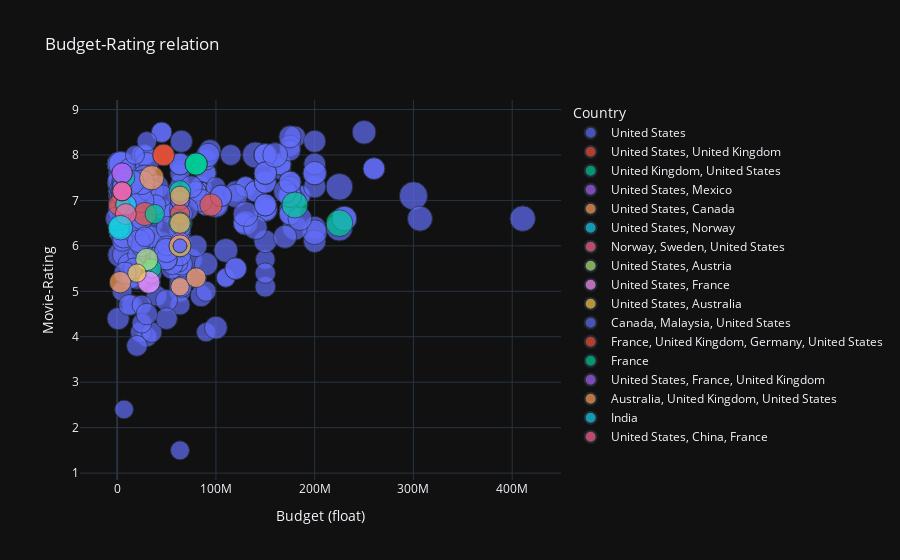

The code cell stored with this chart in its notebook:
### Code cell
fig2=px.scatter(df1,x="Budget (float)", y="imdb",size="Running time (int)", color="Country",hover_name="title",template='plotly_dark',title="Budget-Rating relation",labels={'imdb':'Movie-Rating'})
fig2

### Figure 1 — Plotly figure (JSON) as saved in the notebook; plotly's stock layout.template omitted (floating-point values rounded to 4 significant figures; data arrays with more than 128 entries replaced by an {"elided": "..."} marker saying what was removed)
{"data": [{"hovertemplate": "<b>%{hovertext}</b><br><br>Country=United States<br>Budget (float)=%{x}<br>Movie-Rating=%{y}<br>Running time (int)=%{marker.size}<extra></extra>", "hovertext": {"elided": "448 str values"}, "legendgroup": "United States", "marker": {"color": "#636efa", "size": {"elided": "448 int values"}, "sizemode": "area", "sizeref": 0.42, "symbol": "circle"}, "mode": "markers", "name": "United States", "orientation": "v", "showlegend": true, "type": "scatter", "x": {"elided": "448 float values"}, "xaxis": "x", "y": {"elided": "448 float values"}, "yaxis": "y"}, {"hovertemplate": "<b>%{hovertext}</b><br><br>Country=United States, United Kingdom<br>Budget (float)=%{x}<br>Movie-Rating=%{y}<br>Running time (int)=%{marker.size}<extra></extra>", "hovertext": ["Treasure Island", "The Story of Robin Hood and His Merrie Men", "Return to Oz", "Cinderella"], "legendgroup": "United States, United Kingdom", "marker": {"color": "#EF553B", "size": [96, 84, 113, 106], "sizemode": "area", "sizeref": 0.42, "symbol": "circle"}, "mode": "markers", "name": "United States, United Kingdom", "orientation": "v", "showlegend": true, "type": "scatter", "x": [1800000, 63590000.0, 28000000, 95000000], "xaxis": "x", "y": [6.9, 6.7, 6.7, 6.9], "yaxis": "y"}, {"hovertemplate": "<b>%{hovertext}</b><br><br>Country=United Kingdom, United States<br>Budget (float)=%{x}<br>Movie-Rating=%{y}<br>Running time (int)=%{marker.size}<extra></extra>", "hovertext": ["The Sword and the Rose", "The Three Lives of Thomasina", "One of Our Dinosaurs is Missing", "Night Crossing", "James and the Giant Peach", "Valiant", "The Chronicles of Narnia: The Lion, the Witch and the Wardrobe", "The Chronicles of Narnia: Prince Caspian"], "legendgroup": "United Kingdom, United States", "marker": {"color": "#00cc96", "size": [92, 97, 100, 107, 79, 76, 143, 150], "sizemode": "area", "sizeref": 0.42, "symbol": "circle"}, "mode": "markers", "name": "United Kingdom, United States", "orientation": "v", "showlegend": true, "type": "scatter", "x": [2000000, 63590000.0, 63590000.0, 63590000.0, 38000000, 35000000, 180000000, 225000000], "xaxis": "x", "y": [6.4, 7.2, 6, 6.5, 6.7, 5.5, 6.9, 6.5], "yaxis": "y"}, {"hovertemplate": "<b>%{hovertext}</b><br><br>Country=United States, Mexico<br>Budget (float)=%{x}<br>Movie-Rating=%{y}<br>Running time (int)=%{marker.size}<extra></extra>", "hovertext": ["The Littlest Outlaw"], "legendgroup": "United States, Mexico", "marker": {"color": "#ab63fa", "size": [73], "sizemode": "area", "sizeref": 0.42, "symbol": "circle"}, "mode": "markers", "name": "United States, Mexico", "orientation": "v", "showlegend": true, "type": "scatter", "x": [63590000.0], "xaxis": "x", "y": [6.1], "yaxis": "y"}, {"hovertemplate": "<b>%{hovertext}</b><br><br>Country=United States, Canada<br>Budget (float)=%{x}<br>Movie-Rating=%{y}<br>Running time (int)=%{marker.size}<extra></extra>", "hovertext": ["White Wilderness", "The Incredible Journey", "One Magic Christmas", "Squanto: A Warrior's Tale", "Air Bud", "The Wild"], "legendgroup": "United States, Canada", "marker": {"color": "#FFA15A", "size": [72, 80, 89, 102, 98, 82], "sizemode": "area", "sizeref": 0.42, "symbol": "circle"}, "mode": "markers", "name": "United States, Canada", "orientation": "v", "showlegend": true, "type": "scatter", "x": [63590000.0, 63590000.0, 63590000.0, 63590000.0, 3000000, 80000000], "xaxis": "x", "y": [5.1, 7.1, 6.5, 6, 5.2, 5.3], "yaxis": "y"}, {"hovertemplate": "<b>%{hovertext}</b><br><br>Country=United States, Norway<br>Budget (float)=%{x}<br>Movie-Rating=%{y}<br>Running time (int)=%{marker.size}<extra></extra>", "hovertext": ["Flight of the Navigator"], "legendgroup": "United States, Norway", "marker": {"color": "#19d3f3", "size": [90], "sizemode": "area", "sizeref": 0.42, "symbol": "circle"}, "mode": "markers", "name": "United States, Norway", "orientation": "v", "showlegend": true, "type": "scatter", "x": [9000000], "xaxis": "x", "y": [6.9], "yaxis": "y"}, {"hovertemplate": "<b>%{hovertext}</b><br><br>Country=Norway, Sweden, United States<br>Budget (float)=%{x}<br>Movie-Rating=%{y}<br>Running time (int)=%{marker.size}<extra></extra>", "hovertext": ["Shipwrecked"], "legendgroup": "Norway, Sweden, United States", "marker": {"color": "#FF6692", "size": [93], "sizemode": "area", "sizeref": 0.42, "symbol": "circle"}, "mode": "markers", "name": "Norway, Sweden, United States", "orientation": "v", "showlegend": true, "type": "scatter", "x": [8700000], "xaxis": "x", "y": [6.7], "yaxis": "y"}, {"hovertemplate": "<b>%{hovertext}</b><br><br>Country=United States, Austria<br>Budget (float)=%{x}<br>Movie-Rating=%{y}<br>Running time (int)=%{marker.size}<extra></extra>", "hovertext": ["The Three Musketeers"], "legendgroup": "United States, Austria", "marker": {"color": "#B6E880", "size": [105], "sizemode": "area", "sizeref": 0.42, "symbol": "circle"}, "mode": "markers", "name": "United States, Austria", "orientation": "v", "showlegend": true, "type": "scatter", "x": [30000000], "xaxis": "x", "y": [5.7], "yaxis": "y"}, {"hovertemplate": "<b>%{hovertext}</b><br><br>Country=United States, France<br>Budget (float)=%{x}<br>Movie-Rating=%{y}<br>Running time (int)=%{marker.size}<extra></extra>", "hovertext": ["Jungle 2 Jungle"], "legendgroup": "United States, France", "marker": {"color": "#FF97FF", "size": [105], "sizemode": "area", "sizeref": 0.42, "symbol": "circle"}, "mode": "markers", "name": "United States, France", "orientation": "v", "showlegend": true, "type": "scatter", "x": [32000000], "xaxis": "x", "y": [5.2], "yaxis": "y"}, {"hovertemplate": "<b>%{hovertext}</b><br><br>Country=United States, Australia<br>Budget (float)=%{x}<br>Movie-Rating=%{y}<br>Running time (int)=%{marker.size}<extra></extra>", "hovertext": ["The Jungle Book 2"], "legendgroup": "United States, Australia", "marker": {"color": "#FECB52", "size": [72], "sizemode": "area", "sizeref": 0.42, "symbol": "circle"}, "mode": "markers", "name": "United States, Australia", "orientation": "v", "showlegend": true, "type": "scatter", "x": [20000000], "xaxis": "x", "y": [5.4], "yaxis": "y"}, {"hovertemplate": "<b>%{hovertext}</b><br><br>Country=Canada, Malaysia, United States<br>Budget (float)=%{x}<br>Movie-Rating=%{y}<br>Running time (int)=%{marker.size}<extra></extra>", "hovertext": ["Sacred Planet", "Sacred Planet"], "legendgroup": "Canada, Malaysia, United States", "marker": {"color": "#636efa", "size": [40, 40], "sizemode": "area", "sizeref": 0.42, "symbol": "circle"}, "mode": "markers", "name": "Canada, Malaysia, United States", "orientation": "v", "showlegend": true, "type": "scatter", "x": [63590000.0, 63590000.0], "xaxis": "x", "y": [6, 6], "yaxis": "y"}, {"hovertemplate": "<b>%{hovertext}</b><br><br>Country=France, United Kingdom, Germany, United States<br>Budget (float)=%{x}<br>Movie-Rating=%{y}<br>Running time (int)=%{marker.size}<extra></extra>", "hovertext": ["Earth", "Earth"], "legendgroup": "France, United Kingdom, Germany, United States", "marker": {"color": "#EF553B", "size": [99, 99], "sizemode": "area", "sizeref": 0.42, "symbol": "circle"}, "mode": "markers", "name": "France, United Kingdom, Germany, United States", "orientation": "v", "showlegend": true, "type": "scatter", "x": [47000000, 47000000], "xaxis": "x", "y": [8, 8], "yaxis": "y"}, {"hovertemplate": "<b>%{hovertext}</b><br><br>Country=France<br>Budget (float)=%{x}<br>Movie-Rating=%{y}<br>Running time (int)=%{marker.size}<extra></extra>", "hovertext": ["Oceans", "Oceans", "Oceans", "March of the Penguins"], "legendgroup": "France", "marker": {"color": "#00cc96", "size": [104, 104, 104, 80], "sizemode": "area", "sizeref": 0.42, "symbol": "circle"}, "mode": "markers", "name": "France", "orientation": "v", "showlegend": true, "type": "scatter", "x": [80000000, 80000000, 80000000, 8000000], "xaxis": "x", "y": [7.8, 7.8, 7.8, 7.5], "yaxis": "y"}, {"hovertemplate": "<b>%{hovertext}</b><br><br>Country=United States, France, United Kingdom<br>Budget (float)=%{x}<br>Movie-Rating=%{y}<br>Running time (int)=%{marker.size}<extra></extra>", "hovertext": ["African Cats", "African Cats", "Chimpanzee", "Chimpanzee"], "legendgroup": "United States, France, United Kingdom", "marker": {"color": "#ab63fa", "size": [89, 89, 77, 77], "sizemode": "area", "sizeref": 0.42, "symbol": "circle"}, "mode": "markers", "name": "United States, France, United Kingdom", "orientation": "v", "showlegend": true, "type": "scatter", "x": [5000000, 5000000, 5000000, 5000000], "xaxis": "x", "y": [7.6, 7.6, 7.2, 7.2], "yaxis": "y"}, {"hovertemplate": "<b>%{hovertext}</b><br><br>Country=Australia, United Kingdom, United States<br>Budget (float)=%{x}<br>Movie-Rating=%{y}<br>Running time (int)=%{marker.size}<extra></extra>", "hovertext": ["Saving Mr. Banks"], "legendgroup": "Australia, United Kingdom, United States", "marker": {"color": "#FFA15A", "size": [125], "sizemode": "area", "sizeref": 0.42, "symbol": "circle"}, "mode": "markers", "name": "Australia, United Kingdom, United States", "orientation": "v", "showlegend": true, "type": "scatter", "x": [35000000], "xaxis": "x", "y": [7.5], "yaxis": "y"}, {"hovertemplate": "<b>%{hovertext}</b><br><br>Country=India<br>Budget (float)=%{x}<br>Movie-Rating=%{y}<br>Running time (int)=%{marker.size}<extra></extra>", "hovertext": ["Khoobsurat"], "legendgroup": "India", "marker": {"color": "#19d3f3", "size": [127], "sizemode": "area", "sizeref": 0.42, "symbol": "circle"}, "mode": "markers", "name": "India", "orientation": "v", "showlegend": true, "type": "scatter", "x": [3200000], "xaxis": "x", "y": [6.4], "yaxis": "y"}, {"hovertemplate": "<b>%{hovertext}</b><br><br>Country=United States, China, France<br>Budget (float)=%{x}<br>Movie-Rating=%{y}<br>Running time (int)=%{marker.size}<extra></extra>", "hovertext": ["Born in China"], "legendgroup": "United States, China, France", "marker": {"color": "#FF6692", "size": [76], "sizemode": "area", "sizeref": 0.42, "symbol": "circle"}, "mode": "markers", "name": "United States, China, France", "orientation": "v", "showlegend": true, "type": "scatter", "x": [5000000], "xaxis": "x", "y": [7.2], "yaxis": "y"}], "layout": {"legend": {"itemsizing": "constant", "title": {"text": "Country"}, "tracegroupgap": 0}, "title": {"text": "Budget-Rating relation"}, "xaxis": {"anchor": "y", "domain": [0, 1], "title": {"text": "Budget (float)"}}, "yaxis": {"anchor": "x", "domain": [0, 1], "title": {"text": "Movie-Rating"}}}}
